Frame 1 (no input): blank canvas, image omitted
Frame 60 (no input): blank canvas, image omitted
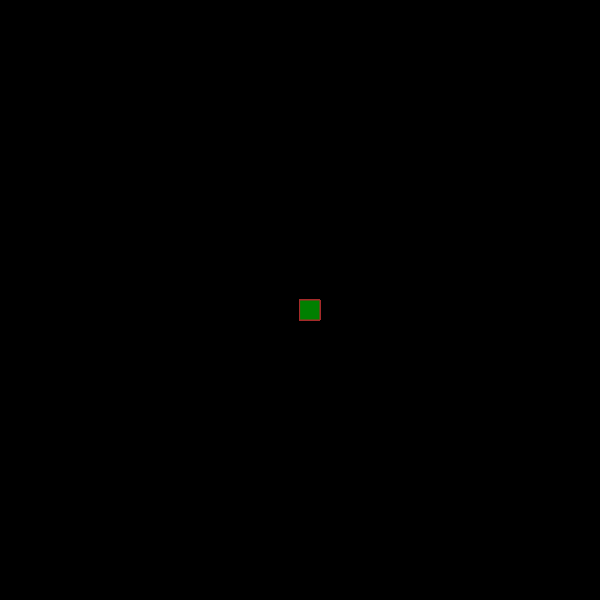
Frame 120 (the mouse pressed at the canvas centre since frame 60)

The p5.js sketch whose frames 1 and 60 were blank and that drew this single picture after the mouse press (run headless with seeded random() and noise() and a simulated clock; from frame 60 on, the mouse is pressed at the canvas centre):

// p5.js sketch
// ── sketch.js
function setup() {
    createCanvas(600, 600);
    background("black");
  }
  
  function draw() {
    stroke("brown");
    fill("green");
    
      if (mouseIsPressed){rect(mouseX, mouseY, 20, 20);
      }
  }
